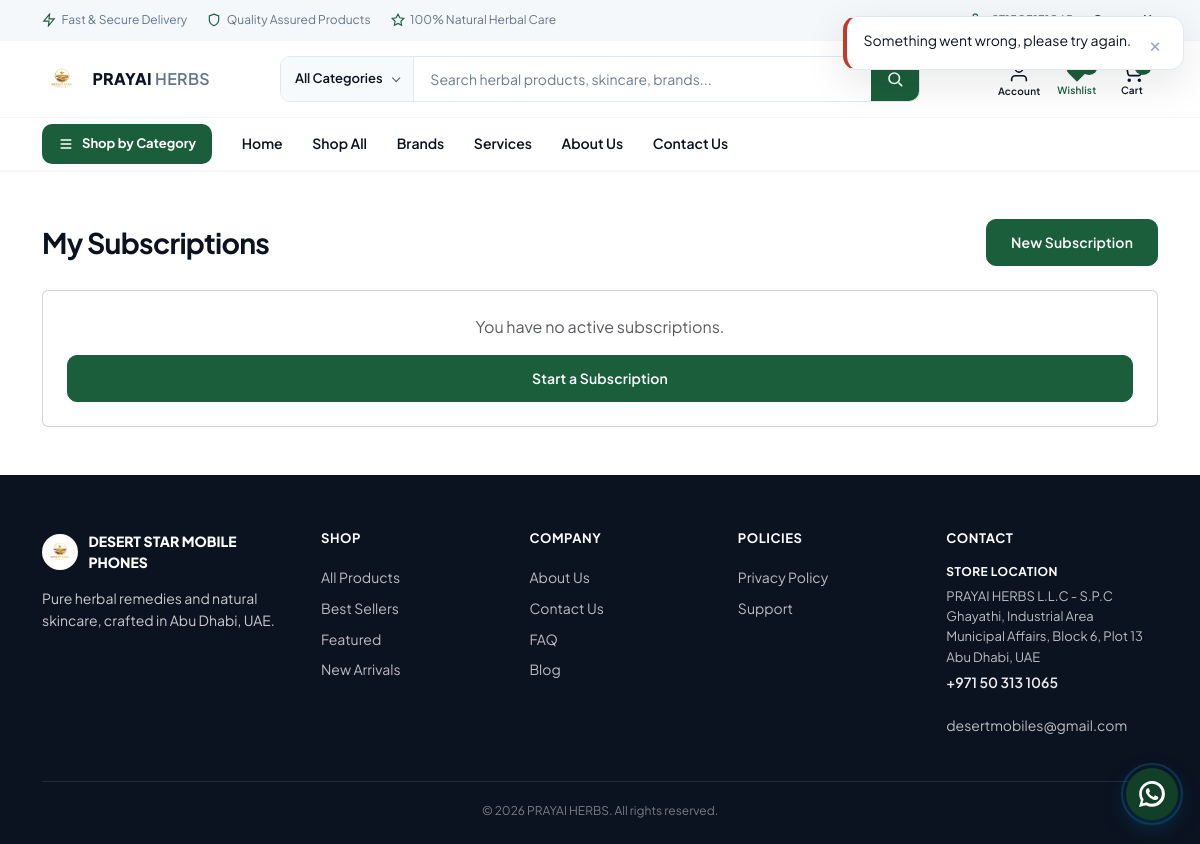
The page /accounts/subscriptions/ (signed in) on the database its author committed.
### core/models.py (models this page shows, shortened)
class TimeStampedModel(models.Model):
    created_at = models.DateTimeField(
        auto_now_add=True,
        db_index=True,
        verbose_name="Created at",
        help_text="Timestamp when this record was first created.",
    )
    updated_at = models.DateTimeField(
        auto_now=True,
        db_index=True,
        verbose_name="Updated at",
        help_text="Timestamp when this record was last modified.",
    )
    class Meta:
        abstract = True

class SiteSettings(TimeStampedModel):
    site_name = models.CharField(max_length=120, default="DESERT STAR MOBILE PHONES")
    logo = models.ImageField(upload_to="site/", blank=True, null=True, verbose_name="Logo")
    primary_color = models.CharField(max_length=7, default="#0369A1")
    secondary_color = models.CharField(max_length=7, default="#0B1220")
    font_family = models.CharField(max_length=120, default="Inter, sans-serif")
    facebook_url = models.URLField(blank=True)
    instagram_url = models.URLField(blank=True)
    twitter_url = models.URLField(blank=True)
    whatsapp_number = models.CharField(max_length=20, blank=True)
    vendor_email = models.EmailField(
        blank=True,
        verbose_name="Vendor Email",
        help_text="Email address to receive quote requests and contact inquiries.",
    )
    default_currency = models.ForeignKey(
        Currency,
        on_delete=models.PROTECT,
        null=True,
        blank=True,
        related_name="+",
    )
    default_language = models.CharField(max_length=5, default="en")
    tax_rate_percent = models.DecimalField(max_digits=5, decimal_places=2, default=0)
    default_shipping_charge = models.DecimalField(max_digits=10, decimal_places=2, default=50)
    card_gateway_public_key_env = models.CharField(
        max_length=80,
        default="CARD_GATEWAY_PUBLIC_KEY",
        help_text="Environment variable name for the card gateway public key.",
    )
    qatar_gateway_public_key_env = models.CharField(
        max_length=80,
        default="QATAR_GATEWAY_PUBLIC_KEY",
        blank=True,
    )
    order_email_template_slug = models.CharField(max_length=80, default="order-status")
    whatsapp_template_slug = models.CharField(max_length=80, default="order-whatsapp")
    razorpay_key_id = models.CharField(
        max_length=120,
        blank=True,
        verbose_name="Razorpay Key ID",
        help_text="Razorpay Key ID / Test Key ID for payment processing.",
    )
    razorpay_key_secret = models.CharField(
        max_length=120,
        blank=True,
        verbose_name="Razorpay Key Secret",
        help_text="Razorpay Key Secret / Test Key Secret for payment signature verification.",
    )
    class Meta:
        verbose_name = "Site settings"
        verbose_name_plural = "Site settings"

### accounts/views.py (the view)
# urls.py: path("subscriptions/", views.subscription_list_view, name="subscription-list"),
@login_required
@require_GET
def subscription_list_view(request: HttpRequest) -> HttpResponse:
    profile = request.user.customer_profile
    subscriptions = get_customer_subscriptions(customer_profile=profile)
    return render(request, "accounts/subscription_list.html", {"subscriptions": subscriptions})

### accounts/templates/accounts/subscription_list.html (shortened to what this page needs)
{% extends "base.html" %}
{% load i18n %}
{% block content %}
<div class="container page-container py-5">
  <div class="d-flex justify-content-between align-items-center mb-4">
    <h1 class="section-title h4 mb-0">{% trans "My Subscriptions" %}</h1>
    <a href="{% url 'accounts:subscription-create' %}" class="btn btn-floward">{% trans "New Subscription" %}</a>
  </div>
  {% if subscriptions %}
  <div class="row g-3">
    {% for sub in subscriptions %}
    <div class="col-12 col-md-6">
      <div class="card p-3">
        <div class="d-flex justify-content-between align-items-start">
          <div>
            <p class="fw-semibold mb-1">{{ sub.product.name }}</p>
            <p class="small text-muted mb-1">
              {{ sub.recurring_schedule.get_frequency_display }} ·
              {% trans "Next run" %}: {{ sub.recurring_schedule.next_run_date }}
            </p>
            <p class="small text-muted mb-0">{% trans "Qty" %}: {{ sub.quantity }}</p>
          </div>
          <span class="badge bg-floward">{{ sub.get_status_display }}</span>
        </div>
        <div class="d-flex gap-2 mt-3">
          {% if sub.status == "active" %}
          <form method="post" action="{% url 'accounts:subscription-pause' sub.pk %}">
            {% csrf_token %}
            <button type="submit" class="btn btn-outline-floward btn-sm">{% trans "Pause" %}</button>
          </form>
          {% elif sub.status == "paused" %}
          <form method="post" action="{% url 'accounts:subscription-resume' sub.pk %}">
            {% csrf_token %}
            <button type="submit" class="btn btn-outline-floward btn-sm">{% trans "Resume" %}</button>
          </form>
          {% endif %}
          {% if sub.status != "cancelled" %}
          <form method="post" action="{% url 'accounts:subscription-cancel' sub.pk %}">
            {% csrf_token %}
            <button type="submit" class="btn btn-sm btn-outline-danger">{% trans "Cancel" %}</button>
          </form>
          {% endif %}
        </div>
      </div>
    </div>
    {% endfor %}
  </div>
  {% else %}
  <div class="card p-4 text-center">
    <p class="mb-3 text-muted">{% trans "You have no active subscriptions." %}</p>
    <a href="{% url 'accounts:subscription-create' %}" class="btn btn-floward">{% trans "Start a Subscription" %}</a>
  </div>
  {% endif %}
</div>
{% endblock %}

### templates/includes/header.html (shortened to what this page needs)
{% load i18n static %}
<header class="site-header jm-header sticky-top">
  <div class="jm-topbar d-none d-lg-block">
    <div class="container jm-topbar__inner">
      <div class="jm-topbar__trust">
        <span class="jm-topbar__item">
          <svg viewBox="0 0 24 24" fill="none" stroke="currentColor" stroke-width="2" aria-hidden="true"><path d="M13 2L3 14h9l-1 8 10-12h-9l1-8z"/></svg>
          {% trans "Fast & Secure Delivery" %}
        </span>
        <span class="jm-topbar__item">
          <svg viewBox="0 0 24 24" fill="none" stroke="currentColor" stroke-width="2" aria-hidden="true"><path d="M12 22s8-4 8-10V5l-8-3-8 3v7c0 6 8 10 8 10z"/></svg>
          {% trans "Quality Assured Products" %}
        </span>
        <span class="jm-topbar__item">
          <svg viewBox="0 0 24 24" fill="none" stroke="currentColor" stroke-width="2" aria-hidden="true"><path d="M12 2l3.09 6.26L22 9.27l-5 4.87 1.18 6.88L12 17.77l-6.18 3.25L7 14.14 2 9.27l6.91-1.01L12 2z"/></svg>
          {% trans "100% Natural Herbal Care" %}
        </span>
      </div>
      <div class="jm-topbar__meta">
        {% if site_settings.whatsapp_number %}
        <a class="jm-topbar__link" href="tel:{{ site_settings.whatsapp_number }}">
        </a>
        {% endif %}
        <a class="jm-topbar__cta" href="{% url 'core:contact-us' %}">{% trans "Contact Us" %}</a>
      </div>
    </div>
  </div>
  <div class="jm-header__main">
    <div class="container jm-header__main-inner">
      <div class="jm-header__start">
        <a class="jm-logo" href="{% url 'cms:homepage' %}" aria-label="PRAYAI HERBS">
          <img src="{% if site_settings.logo %}{{ site_settings.logo.url }}{% else %}{% static 'dashboard/images/logo.png' %}{% endif %}"
            alt="" width="40" height="40" class="jm-logo__mark">
          <span class="jm-logo__text">PRAYAI <span>HERBS</span></span>
        </a>
      </div>
      <form class="jm-search d-none d-lg-flex" action="{% url 'catalog:plp' %}" method="get" role="search">
        <div class="dropdown jm-search__cat">
          <button type="button"
                  class="jm-search__cat-btn dropdown-toggle"
                  id="jm-search-category-btn"
                  data-bs-toggle="dropdown"
                  data-bs-auto-close="outside"
                  aria-expanded="false"
                  aria-haspopup="listbox"
            aria-label="{% trans 'All Categories' %}">
            <span class="jm-search__cat-label">{% trans "All Categories" %}</span>
          </button>
        </div>
        <div class="jm-search__field">
          <input type="search"
                id="site-search-input"
                name="q"
                class="jm-search__input"
                placeholder="{% trans 'Search herbal products, skincare, brands...' %}"
                hx-get="{% url 'catalog:search-suggest' %}"
                hx-trigger="keyup changed delay:300ms, search"
                hx-target="#search-suggestions"
                hx-indicator="#search-suggestions-indicator"
                hx-swap="innerHTML"
                autocomplete="off"
                spellcheck="false"
                role="combobox"
                aria-controls="search-suggestions"
                aria-expanded="false"
                aria-autocomplete="list"
            aria-label="{% trans 'Search' %}">
        </div>
        <button type="submit" class="jm-search__btn" aria-label="{% trans 'Search' %}">
          <svg viewBox="0 0 24 24" fill="none" stroke="currentColor" stroke-width="2.2" stroke-linecap="round" aria-hidden="true"><circle cx="11" cy="11" r="7"/><path d="M21 21l-3.6-3.6"/></svg>
        </button>
      </form>
      <div class="jm-header__actions">
        {% if user.is_authenticated %}
        <div class="dropdown d-none d-lg-block">
          <button class="jm-action dropdown-toggle" type="button" data-bs-toggle="dropdown" aria-expanded="false" aria-label="{% trans 'Account' %}">
            <svg viewBox="0 0 24 24" fill="none" stroke="currentColor" stroke-width="1.8" aria-hidden="true"><path d="M20 21v-2a4 4 0 0 0-4-4H8a4 4 0 0 0-4 4v2"/><circle cx="12" cy="7" r="4"/></svg>
            <span class="jm-action__label d-none d-xl-inline">{% trans "Account" %}</span>
          </button>
        </div>
        {% endif %}
        <a class="jm-action jm-action--wishlist d-none d-lg-inline-flex"
          id="jm-header-wishlist"
          href="{% url 'accounts:wishlist' %}"
          aria-label="{% trans 'Wishlist' %}">
          <svg viewBox="0 0 24 24" fill="none" stroke="currentColor" stroke-width="1.8" aria-hidden="true"><path d="M20.84 4.61a5.5 5.5 0 0 0-7.78 0L12 5.67l-1.06-1.06a5.5 5.5 0 0 0-7.78 7.78l1.06 1.06L12 21.23l7.78-7.78 1.06-1.06a5.5 5.5 0 0 0 0-7.78z"/></svg>
          <span class="jm-action__label d-none d-xl-inline">{% trans "Wishlist" %}</span>
          <span id="wishlist-count-badge"
                class="jm-action__badge-wrap"
                hx-get="{% url 'cart:wishlist-count' %}"
                hx-trigger="load, wishlistUpdated from:body, pageshow from:window"
                hx-swap="innerHTML"
                aria-live="polite">
            {% include "cart/partials/wishlist_count_badge.html" with count=wishlist_count %}
          </span>
        </a>
        <button class="jm-action jm-action--cart" type="button" data-bs-toggle="offcanvas" data-bs-target="#cartOffcanvas" aria-label="{% trans 'Cart' %}">
          <svg viewBox="0 0 24 24" fill="none" stroke="currentColor" stroke-width="1.8" aria-hidden="true"><circle cx="9" cy="21" r="1"/><circle cx="20" cy="21" r="1"/><path d="M1 1h4l2.68 13.39a2 2 0 0 0 2 1.61h9.72a2 2 0 0 0 2-1.61L23 6H6"/></svg>
          <span class="jm-action__label d-none d-xl-inline">{% trans "Cart" %}</span>
          <span id="cart-count-badge"
                class="jm-action__badge-wrap"
                hx-get="{% url 'cart:count' %}"
                hx-trigger="load, cartItemAdded from:body, cartUpdated from:body, pageshow from:window"
                hx-swap="innerHTML"
            aria-live="polite">
            {% include "cart/partials/count_badge.html" with count=cart_count %}
          </span>
        </button>
      </div>
    </div>
  </div>
  <nav class="jm-nav d-none d-lg-block" aria-label="{% trans 'Primary' %}">
    <div class="container jm-nav__inner">
      <div class="dropdown jm-mega">
        <button class="jm-mega__trigger" type="button" data-bs-toggle="dropdown" data-bs-auto-close="outside" aria-expanded="false">
          <svg viewBox="0 0 24 24" fill="none" stroke="currentColor" stroke-width="2" aria-hidden="true"><path d="M4 6h16M4 12h16M4 18h16"/></svg>
          {% trans "Shop by Category" %}
        </button>
      </div>
      <ul class="jm-nav__links">
        <li><a
            class="jm-nav__link {% if request.resolver_match.url_name == 'homepage' and request.GET.ref != 'brands' %}is-active{% endif %}"
            href="{% url 'cms:homepage' %}">{% trans "Home" %}</a></li>
        <li><a
            class="jm-nav__link {% if request.resolver_match.url_name == 'plp' or request.resolver_match.url_name == 'plp-category' %}is-active{% endif %}"
            href="{% url 'catalog:plp' %}">{% trans "Shop All" %}</a></li>
        <li><a
            class="jm-nav__link {% if request.resolver_match.url_name == 'homepage' and request.GET.ref == 'brands' %}is-active{% endif %}"
            href="{% url 'cms:homepage' %}?ref=brands#featured-brands">{% trans "Brands" %}</a></li>
        <li><a
            class="jm-nav__link {% if request.resolver_match.url_name == 'contact-us' and request.GET.ref == 'services' %}is-active{% endif %}"
            href="{% url 'core:contact-us' %}?ref=services">{% trans "Services" %}</a></li>
        <li><a class="jm-nav__link {% if request.resolver_match.url_name == 'about-us' %}is-active{% endif %}"
            href="{% url 'core:about-us' %}">{% trans "About Us" %}</a></li>
        <li><a
            class="jm-nav__link {% if request.resolver_match.url_name == 'contact-us' and request.GET.ref != 'services' %}is-active{% endif %}"
            href="{% url 'core:contact-us' %}">{% trans "Contact Us" %}</a></li>
      </ul>
    </div>
  </nav>
</header>
{% with wa=site_settings.whatsapp_number|default:"971503131065" %}
<a class="jm-wa-float"
  href="https://wa.me/{{ wa|cut:'+'|cut:' '|cut:'-' }}?text={{ 'Hi PRAYAI HERBS, I have an enquiry.'|urlencode }}"
  target="_blank"
  rel="noopener noreferrer"
  aria-label="{% trans 'WhatsApp enquiry' %}">
  <span class="jm-wa-float__pulse" aria-hidden="true"></span>
</a>
{% endwith %}

### templates/includes/footer.html (shortened to what this page needs)
{% load i18n static %}
<footer class="site-footer jm-footer">
  <div class="container">
    <div class="jm-footer__grid">
      <div class="jm-footer__brand">
        <div class="jm-footer__logo">
          <a href="{% url 'cms:homepage' %}" style="display: contents; color: inherit !important; text-decoration: none;">
            {% if site_settings.logo %}
              <img src="{{ site_settings.logo.url }}" alt="" width="36" height="36">
            {% else %}
              <img src="{% static 'dashboard/images/logo.png' %}" alt="" width="36" height="36">
            {% endif %}
            <span>{{ site_settings.site_name|default:"PRAYAI HERBS" }}</span>
          </a>
        </div>
        <p class="jm-footer__tagline">{% trans "Pure herbal remedies and natural skincare, crafted in Abu Dhabi, UAE." %}</p>
      </div>
      <div>
        <h6>{% trans "Shop" %}</h6>
        <a href="{% url 'catalog:plp' %}">{% trans "All Products" %}</a>
        <a href="{% url 'catalog:plp' %}?bestseller=1">{% trans "Best Sellers" %}</a>
        <a href="{% url 'catalog:plp' %}?featured=1">{% trans "Featured" %}</a>
        <a href="{% url 'catalog:plp' %}?new_arrival=1">{% trans "New Arrivals" %}</a>
      </div>
      <div>
        <h6>{% trans "Company" %}</h6>
        <a href="{% url 'core:about-us' %}">{% trans "About Us" %}</a>
        <a href="{% url 'core:contact-us' %}">{% trans "Contact Us" %}</a>
        <a href="{% url 'core:faq' %}">{% trans "FAQ" %}</a>
        <a href="{% url 'core:blog' %}">{% trans "Blog" %}</a>
      </div>
      <div>
        <h6>{% trans "Policies" %}</h6>
        <a href="{% url 'core:privacy-policy' %}">{% trans "Privacy Policy" %}</a>
        <a href="{% url 'core:contact-us' %}">{% trans "Support" %}</a>
      </div>
      <div class="jm-footer__contact">
        <h6>{% trans "Contact" %}</h6>
        {% include "includes/jm_locations.html" with compact=1 %}
        {% if site_settings.vendor_email %}
        <p class="mb-0">
          <a href="mailto:{{ site_settings.vendor_email }}">{{ site_settings.vendor_email }}</a>
        </p>
        {% endif %}
      </div>
    </div>
    <p class="footer-copy text-center mb-0">&copy; {% now "Y" %} PRAYAI HERBS. {% trans "All rights reserved." %}</p>
  </div>
</footer>

### rows shown on the page
SiteSettings: logo (picture), site_name "DESERT STAR MOBILE PHONES", vendor_email "desertmobiles@gmail.com"
